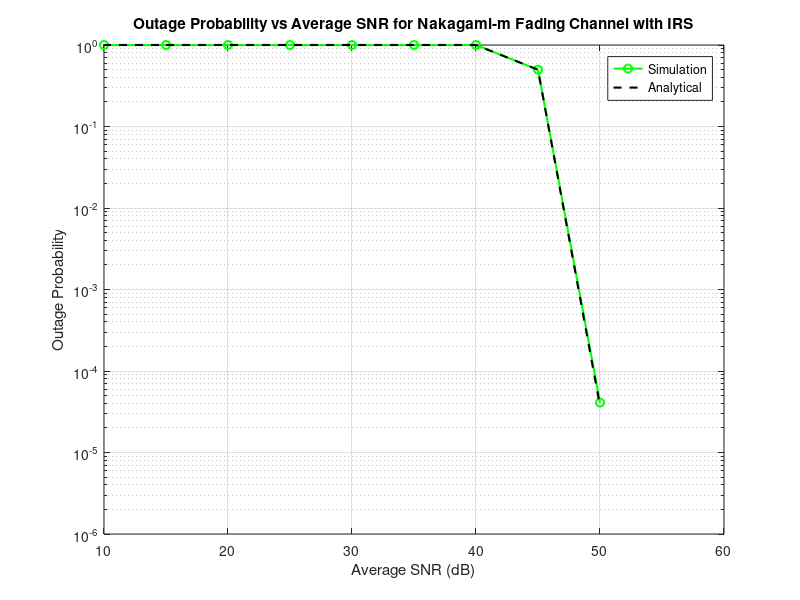

The MATLAB script that drew this image:
%% Clear and close all
% clear;
close all;
clc;

%% Parameters for Nakagami-m fading channel with N RIS elements
N = 16; % Number of reflecting elements
M = 1e6; % Number of samples
Average_SNR_dB = -10:5:50; % Average SNR in dB
Average_SNR = 10.^(Average_SNR_dB./10); % Convert SNR to linear scale
Threshold_SNR_dB = -10; % Threshold SNR in dB
Threshold_SNR = 10^(Threshold_SNR_dB/10); % Convert threshold SNR to linear scale

m = 2; % Shape parameter for Nakagami-m distribution
omega = 2; % Scale parameter for Nakagami-m distribution

% Carrier frequency and path-loss calculation
fc = 3e9; % Carrier frequency (3 GHz)
c = 3e8; % Speed of light
lambda = c / fc; % Wavelength
p = lambda / (4 * pi); % Path loss factor

% Antenna gains
antenna_gain_S = db2pow(10); % Source antenna gain in linear scale
antenna_gain_RIS = db2pow(10); % RIS element gain in linear scale
antenna_gain_D = db2pow(10); % Destination antenna gain in linear scale

d1 = 10; % Distance from source to RIS
d2 = 10; % Distance from RIS to destination

% Path-loss calculation
path_loss_h = (antenna_gain_S * antenna_gain_RIS * p^2 / d1^2)^-1;
path_loss_g = (antenna_gain_RIS * antenna_gain_D * p^2 / d2^2)^-1;
path_loss = path_loss_h * path_loss_g;

% Analytical outage probability calculation
theta = sqrt((m * m) / (omega * omega));
E_vk1 = (gamma(m + 0.5) * gamma(m + 0.5)) * theta^(-1)/ (gamma(m) * gamma(m));
E_vk2 = (gamma(m + 1) * gamma(m + 1)) * theta^(-2)/ (gamma(m) * gamma(m));
var_vk = E_vk2 - E_vk1^2;
E_zk = N * E_vk1;
var_zk = N * var_vk;
ak = (E_zk^2) / var_zk;
bk = var_zk / E_zk;

Pout_RF = zeros(size(Average_SNR));
for ii = 1:length(Average_SNR)
    sk = sqrt((path_loss * Threshold_SNR) / (Average_SNR(ii) * bk^2));
    Pout_RF(ii) = gammainc(sk, ak, 'lower'); % Analytical outage probability
end

% Simulation of outage probability
hi = sqrt(gamrnd(m, omega/m, N, M)); % Nakagami-m fading channel coefficients (hi)
gi = sqrt(gamrnd(m, omega/m, N, M)); % Nakagami-m fading channel coefficients (gi)
h1 = (1 / sqrt(path_loss)) * hi .* gi; % Nakagami-m fading channel (h1)

h = sum(h1); % Sum of channel effects over N elements

P_out = zeros(size(Average_SNR_dB));
for k = 1:length(Average_SNR_dB)
    instt_SNR = Average_SNR(k) * (abs(h).^2); % Instantaneous SNR
    count = sum(instt_SNR < Threshold_SNR); % Count of SNR below threshold
    P_out(k) = count / M; % Simulated outage probability
end

% Plotting the results
figure;
semilogy(Average_SNR_dB, P_out, 'g-o', 'LineWidth', 1.5); % Simulation
hold on;
grid on;
semilogy(Average_SNR_dB, Pout_RF, 'k--', 'LineWidth', 1.5); % Analytical
xlabel('Average SNR (dB)');
ylabel('Outage Probability');
title('Outage Probability vs Average SNR for Nakagami-m Fading Channel with IRS');
legend( 'Simulation','Analytical');
grid on;
hold off;
axis([10 60 1e-6 1])